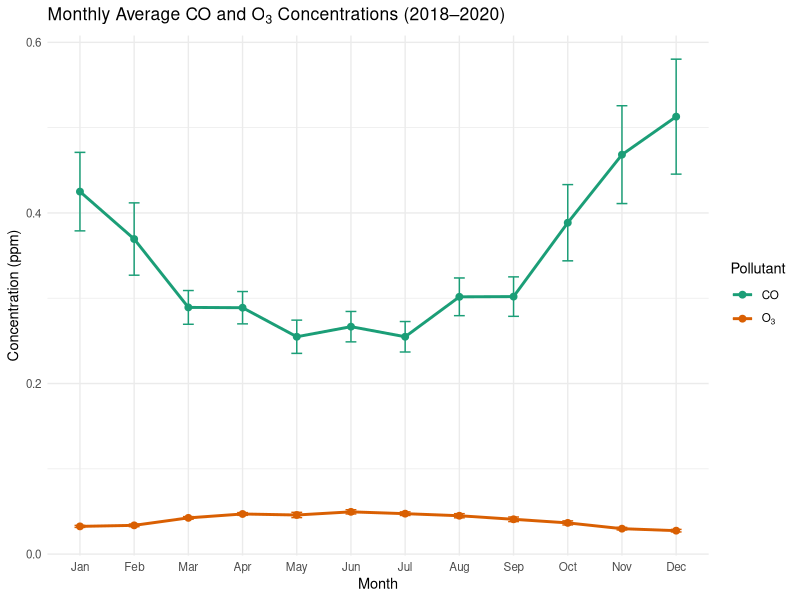
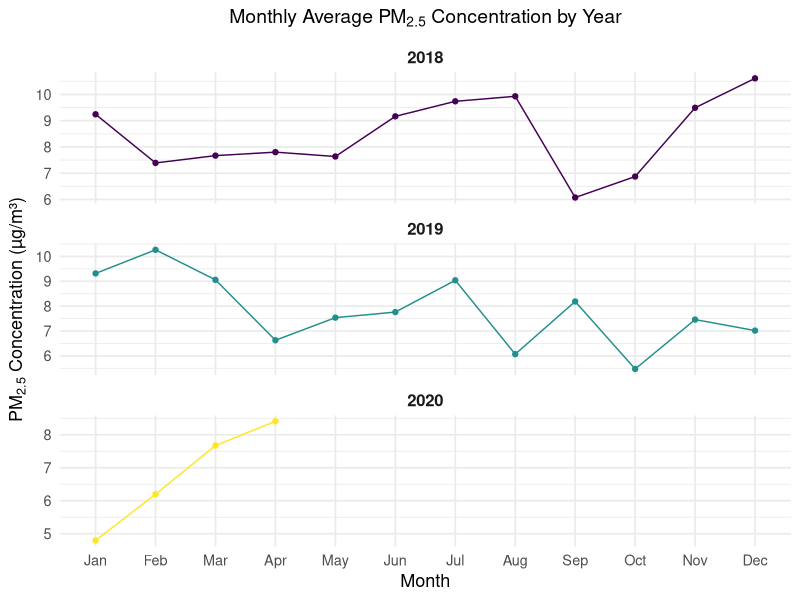

Here is the R script that generated these plots, in order:
## ---- chunk 1
library(dplyr)
library(tidyr)
library(stringr)
library(readr)
library(lubridate)
library(ggplot2)
## ---- chunk 2
data_2018 = read.csv("project 2 data/AQ_2018.csv")
data_2019 = read.csv("project 2 data/AQ_2019.csv")
data_2020 = read.csv("project 2 data/AQ_2020.csv")
## ---- chunk 3
clean_func = function(data) { 
  data %>% 
    # Rename pollutant concentration columns
    rename(
      co = "Daily.Max.8.hour.CO.Concentration",
      pm25 = "Daily.Mean.PM2.5.Concentration",
      o3 = "Daily.Max.8.hour.Ozone.Concentration"
    ) %>%
    # Format date variable
    mutate(
      Date = mdy(Date)      
    ) %>%
    # When pollutants are negative -> set them to 0
    mutate(                
      co = if_else(co < 0, 0, co),
      pm25 = if_else(pm25 < 0, 0, pm25),
      o3 = if_else(o3 < 0, 0, o3)
    ) %>%
    # One row per day by taking the daily average
     group_by(Date) %>%     
    summarise(
      co = mean(co, na.rm = TRUE),
      pm25 = mean(pm25, na.rm = TRUE),
      o3 = mean(o3, na.rm = TRUE),
      .groups = "drop"
    ) %>%
    # Remove duplicates
    distinct() %>%
    # Select only important columns
    select(c(Date,co, pm25, o3))     
  }
## ---- chunk 4
clean_2018 = clean_func(data_2018)
clean_2019 = clean_func(data_2019)
clean_2020 = clean_func(data_2020)
## ---- chunk 5
all_data = bind_rows(
  clean_2018 %>% mutate(
    year = 2018,
    month = month(Date, label = TRUE)),
  clean_2019 %>% mutate(
    year = 2019,
    month = month(Date, label = TRUE)),
  clean_2020 %>% mutate(
    year = 2020,
    month = month(Date, label = TRUE))
)
## ---- chunk 6
# monthly avg and standard error of co and o3 across all three years
monthly_avg <- all_data %>%
  group_by(month) %>%
  summarise(
    co_mean = mean(co, na.rm = TRUE),
    co_se   = sd(co, na.rm = TRUE) / sqrt(sum(!is.na(co))),
    o3_mean = mean(o3, na.rm = TRUE),
    o3_se   = sd(o3, na.rm = TRUE) / sqrt(sum(!is.na(o3)))
  ) %>%
  # gather long for ggplot
  tidyr::pivot_longer(cols = c(co_mean, o3_mean, co_se, o3_se),
                      names_to = c("pollutant", ".value"),
                      names_pattern = "(.*)_(mean|se)")
## ---- chunk 7
ggplot(monthly_avg, aes(x = month, y = mean, color = pollutant, group = pollutant)) +
  geom_line(linewidth = 1) +
  geom_point(size = 2) +
  geom_errorbar(aes(ymin = mean - 1.96 * se, ymax = mean + 1.96 * se), width = 0.2) +
  scale_color_manual(values = c("co" = "#1b9e77", "o3" = "#d95f02"),
                     labels = c("CO", expression("O"[3]*""))) +
  labs(
    title = expression("Monthly Average CO and O"[3]*" Concentrations (2018–2020)"),
    x = "Month",
    y = "Concentration (ppm)",
    color = "Pollutant" 
  ) +
  theme_minimal(base_size = 10.5)
## ---- chunk 8
#PM2.5 monthly average for each of the three years
pm_monthly <- all_data %>%
  group_by(year, month) %>%
  summarise(pm25_mean = mean(pm25, na.rm = TRUE), .groups = "drop")
## ---- chunk 9
ggplot(pm_monthly, aes(x = month, y = pm25_mean, group = 1, color = factor(year))) +
  geom_line(linewidth = 0.5) +
  geom_point(size = 1.5) +
  scale_color_viridis_d(name = "Year") +
  facet_wrap(~ year, ncol = 1, scales = "free_y") +  # facet by year
  labs(
    title = expression("Monthly Average PM"[2.5]*" Concentration by Year"),
    x = "Month",
    y = expression("PM"[2.5]*" Concentration (µg/m³)")
  ) +
  theme_minimal(base_size = 13) +
  theme(
    legend.position = "none",         # remove legend since year is faceted
    strip.text = element_text(face = "bold", size = 12),
    plot.title = element_text(face = "bold", size = 14, hjust = 0.5)
  )
